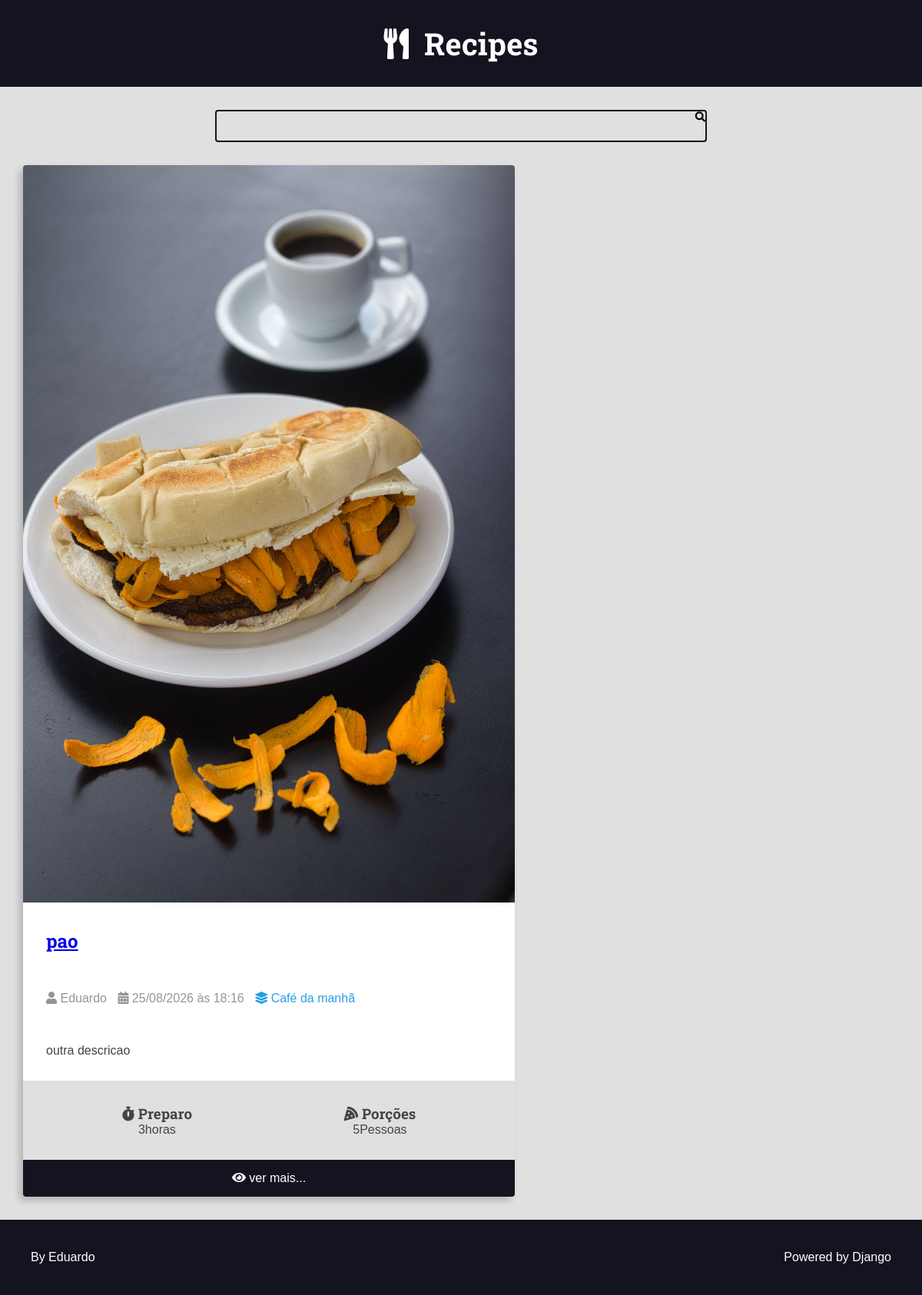
Before: /recipes/category/1/ with the older database file.
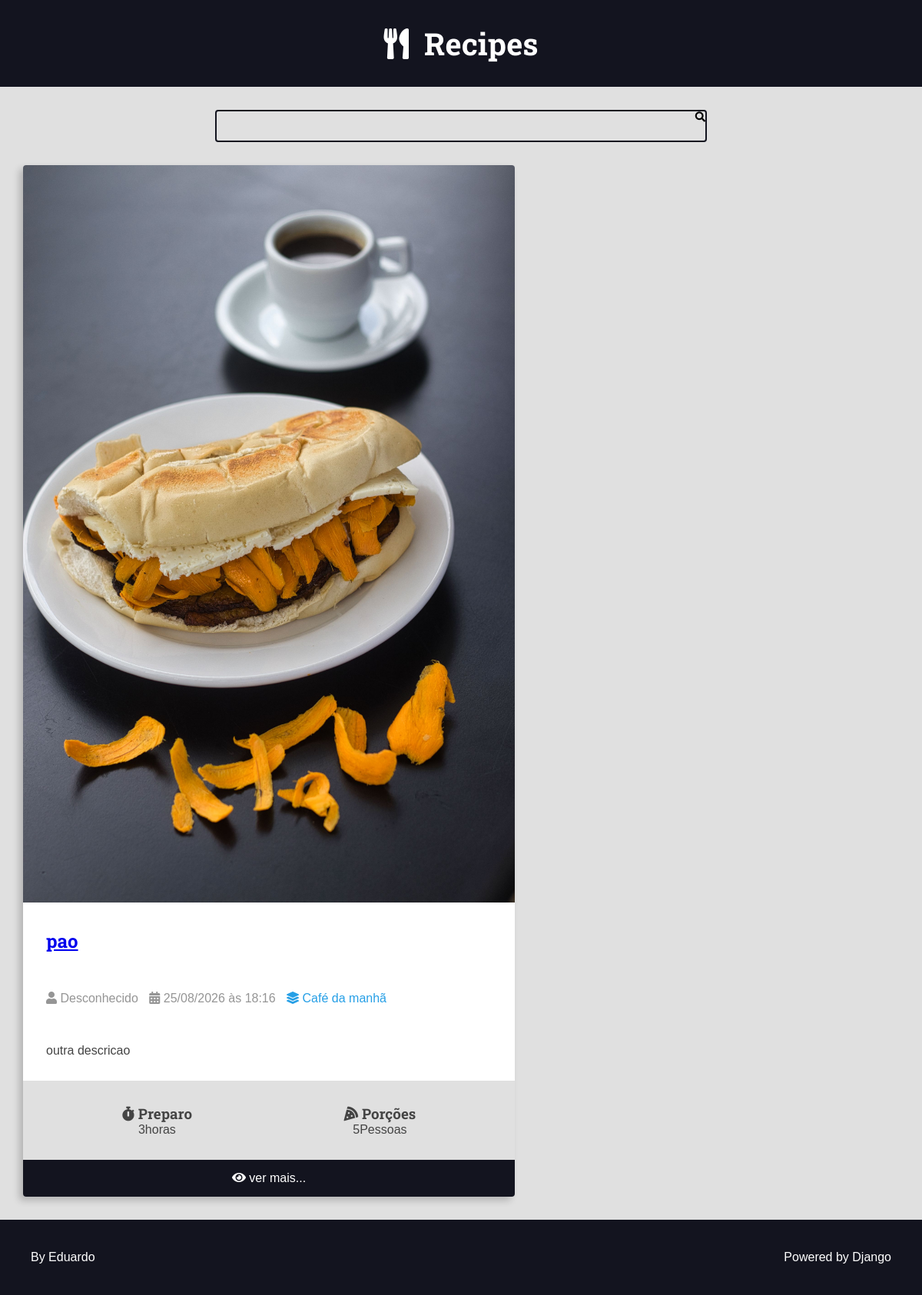
After: the same page with the newer database file.
### recipes/models.py (models this page shows, shortened)
class Recipe(models.Model):
    title = models.CharField(max_length=65)
    description = models.CharField(max_length=165)
    slug = models.SlugField()
    preparation_time = models.IntegerField()
    preparation_time_unit= models.CharField(max_length=65)
    servings = models.IntegerField()
    servings_unit= models.CharField(max_length=65)
    preparation_steps = models.TextField()
    preparation_steps_is_html = models.BooleanField(default=False)
    created_at = models.DateTimeField(auto_now_add=True)
    updated_at = models.DateTimeField(auto_now=True)
    is_published= models.BooleanField(default=False)
    cover = models.ImageField(upload_to='recipes/covers/%Y/%m/%d/', blank = True, default='')
    category = models.ForeignKey(Category, on_delete=models.SET_NULL, null=True, blank=True, default=None)
    author = models.ForeignKey(User, on_delete=models.SET_NULL, null=True)

class Category(models.Model):
    name= models.CharField(max_length=65)

### recipes/views.py (the view)
# urls.py: path('recipes/category/<int:category_id>/', views.category, name='category'),
def category(request, category_id):
    recipes = Recipe.objects.filter(
        category__id=category_id,
        is_published=True
    ).order_by('-id')
    return render(request, 'recipes/pages/category.html', context={
        'recipes': recipes,
        'title': f'{recipes.first().category.name} - Category | '
                 f'{recipes.first().category.name if recipes.exists() else ""}',
    })

### recipes/templates/recipes/pages/category.html (shortened to what this page needs)
{%extends 'global/base.html'%}
{%block content%}
<div class="main-content main-content-list container">
    {% for recipe in recipes %}
        {% include "recipes/partials/recipe.html" %}
    {% endfor %}
</div>
{%endblock content%}

### recipes/templates/recipes/partials/recipe.html (shortened to what this page needs)
<div class="recipe recipe-list-item">
    {% if recipe.cover %}
        <div class="recipes-cover">
            <a href="{%url 'recipes:recipe' recipe.id %}">
            <img src="{{recipe.cover.url}}" alt="temporario">
            </a>
        </div>
    {% endif %}
    <div class="recipe-tittle-container">
        <h2 class="recipe-title">
            <a href="{%url 'recipes:recipe' recipe.id %}">
                {{recipe.title}} </h2>
    </div>
    <div class="recipe-author">
        <span class="recipe-author-item">
            <i class="fas fa-user"></i>
            {% if recipe.author is not none %}
                {% if recipe.author.first_name %}
                    {{recipe.author.first_name}} {{recipe.author.last_name}}
                {% else %}
                    {{recipe.author.username}}
                {% endif %}
            {% else %}
                Desconhecido
            {% endif %}
        </span>
        <span class="recipe-author-item">
            <i class="fas fa-calendar-alt"></i>
            {{recipe.created_at|date:"d/m/Y"}} às {{recipe.created_at|date:"H:i"}}
        </span>
        {% if recipe.category is not none%}
            <span class="recipe-author-item">
                <a href="{% url 'recipes:category' recipe.category.id %}">
                    <i class="fas fa-layer-group"></i>
                    <span>{{ recipe.category.name }}</span>
                </a>
            </span>
        {% endif %}
    </div>
    <div class="recipe-content">
        <p>{{recipe.description}}</p>
    </div>
    <div class="recipe-meta-container">
        <div class="recipe-meta recipe-preparation">
            <h3 class="recipe-meta-title"><i class="fas fa-stopwatch"></i> Preparo</h3>
            <div class="recipe-meta-text">
                {{recipe.preparation_time}}{{recipe.preparation_time_unit}}
            </div>
        </div>
        <div class="recipe-meta recipe-servings">
            <h3 class="recipe-meta-title"><i class="fas fa-pizza-slice"></i> Porções</h3>
            <div class="recipe-meta-text">
                {{recipe.servings}}{{recipe.servings_unit}}
            </div>
        </div>
    </div>
    {% if is_detail_page is not True %}
        <footer class="recipe-footer">
            <a class="recipe-read-more button button-dark button-full-width" href={% url "recipes:recipe" recipe.id %}>
                <i class="fas fa-eye"></i>
                <span>ver mais...</span>
        </footer>
    {% endif %}
</div>

Changed rows visible on the page:
changed Recipe "pao": author.username "Eduardo" → (not shown); now shows "Desconhecido"
